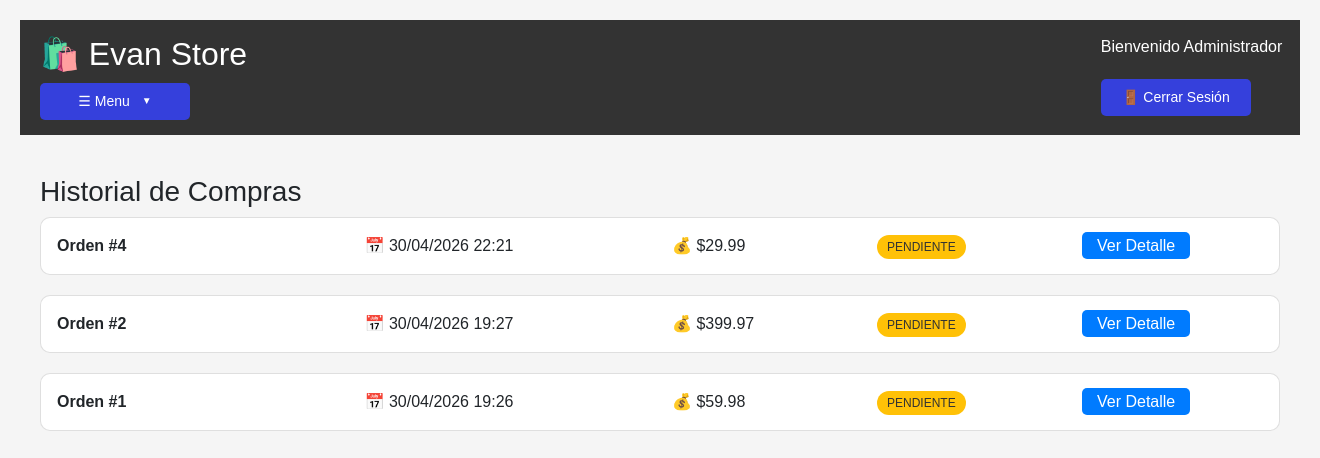
The page /mis-ordenes (signed in) on the database as committed earlier.
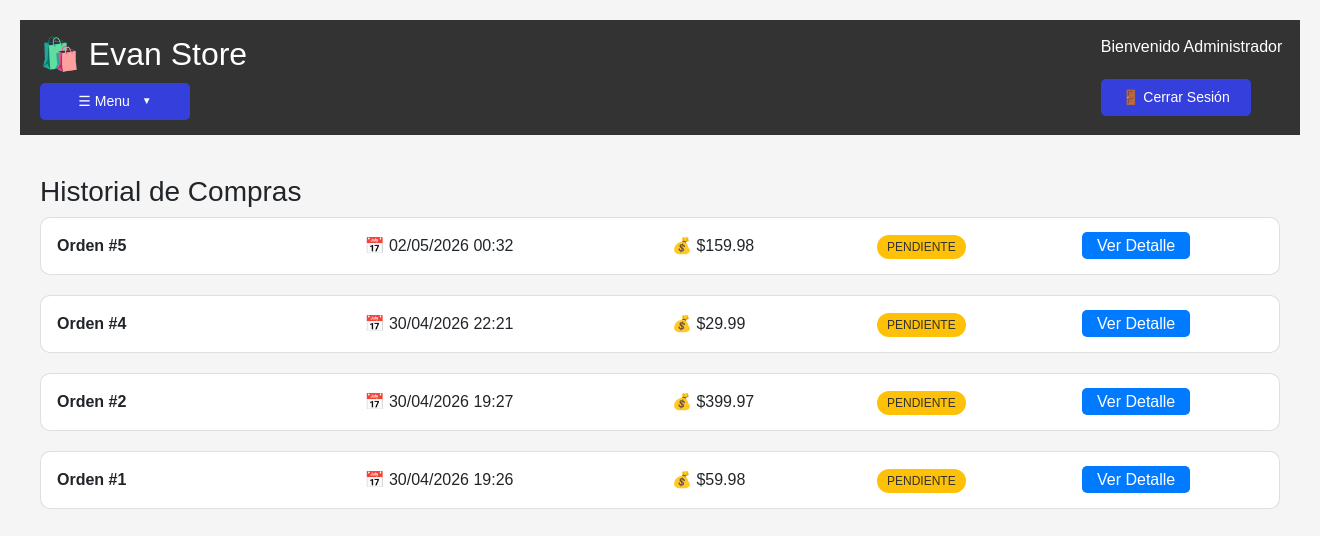
The same page on the database as committed later.
### models.py (models this page shows, shortened)
class Usuario(UserMixin, db.Model):
    id = db.Column(db.Integer, primary_key=True)
    nombre = db.Column(db.String(100), nullable=False)
    usuario = db.Column(db.String(80), unique=True, nullable=False)
    celular = db.Column(db.String(20), nullable=False)
    email = db.Column(db.String(120), unique=True, nullable=False)
    password_hash = db.Column(db.String(255), nullable=False)
    es_admin = db.Column(db.Boolean, default=False)
    fecha_registro = db.Column(db.DateTime, default=datetime.utcnow)

class Orden(db.Model):
    id = db.Column(db.Integer, primary_key=True)
    usuario_id = db.Column(db.Integer, db.ForeignKey('usuario.id'), nullable=False)
    fecha = db.Column(db.DateTime, default=datetime.utcnow)
    total = db.Column(db.Float, nullable=False)
    estado = db.Column(db.String(50), default='pendiente')  # pendiente, pagado, enviado, entregado
    usuario = db.relationship('Usuario', backref='ordenes')

### app.py (the view)
@app.route('/mis-ordenes')
@login_required
def mis_ordenes():
    ordenes = Orden.query.filter_by(usuario_id=current_user.id).order_by(Orden.fecha.desc()).all()
    return render_template('mis_ordenes.html', ordenes=ordenes)

### app.py (called while the page is built)
@login_manager.user_loader
def load_user(user_id):
    return Usuario.query.get(int(user_id))

### templates/mis_ordenes.html (shortened to what this page needs)
<!DOCTYPE html>
<html lang="es">
<head>
    <link href="https://cdn.jsdelivr.net/npm/bootstrap@5.1.3/dist/css/bootstrap.min.css" rel="stylesheet">
    <link rel="stylesheet" href="{{ url_for('static', filename='style.css') }}">
</head>
<body>
    {% include 'navbar.html' %}
    <div class="container">
        <h3>Historial de Compras</h3>
        {% if ordenes %}
            {% for orden in ordenes %}
            <div class="card">
                <div class="card-body">
                    <div class="row">
                        <div class="col-md-3">
                            <strong>Orden #{{ orden.id }}</strong>
                        </div>
                        <div class="col-md-3">
                            📅 {{ orden.fecha.strftime('%d/%m/%Y %H:%M') }}
                        </div>
                        <div class="col-md-2">
                            💰 ${{ "%.2f"|format(orden.total) }}
                        </div>
                        <div class="col-md-2">
                            <span class="estado-{{ orden.estado }}">{{ orden.estado|upper }}</span>
                        </div>
                        <div class="col-md-2">
                            <a href="{{ url_for('ver_orden', orden_id=orden.id) }}" class="btn-ver">Ver Detalle</a>
                        </div>
                    </div>
                </div>
            </div>
            {% endfor %}
        {% else %}
            <div class="alert alert-info">
                🛍️ No tienes órdenes de compra aún.
                <a href="{{ url_for('tienda') }}">¡Comienza a comprar!</a>
            </div>
        {% endif %}
    </div>
</body>
</html>

### templates/navbar.html (shortened to what this page needs)
<link rel="stylesheet" href="{{ url_for('static', filename='style.css') }}">
<div class="navbar">
    <div class="logo-area">
        <h2>🛍️ Evan Store</h2>
        <div class="dropdown" style="margin-top: 10px;">
            <button class="btn btn-warning btn-sm dropdown-toggle" type="button" data-bs-toggle="dropdown">
                ☰   Menu
            </button>
        </div>
    </div>
    <div class="user-area">
        <span>Bienvenido {{ current_user.nombre }}</span>
        <a href="{{ url_for('logout') }}" class="btn btn-danger btn-sm">🚪 Cerrar Sesión</a>
    </div>
</div>

### static/style.css (style rules this page uses)
.btn { background: #dc3545; color: white; padding: 5px 10px; text-decoration: none; border-radius: 4px; }
.navbar { background: #333;padding: 15px 20px;display: flex;justify-content: space-between;align-items: flex-start;flex-wrap: wrap; }
.logo-area h2 { color: white;margin: 0 0 10px 0; }
.user-area { text-align: right; }
.user-area span { display: block;color: white;margin-bottom: 5px; }
.dropdown { display: inline-block; }
.navbar { background: #333; padding: 15px 20px; display: flex; justify-content: space-between; align-items: flex-start; }
.logo-area h2 { color: white; margin: 0 0 10px 0; }
.user-area span { display: block; color: white; margin-bottom: 5px; }
.user-area .btn { margin-top: 5px; }
* { margin: 0; padding: 0; box-sizing: border-box; }
body { font-family: Arial, sans-serif; background: #f5f5f5; min-height: 100vh; }
.navbar { background: #333; color: white; padding: 15px 30px; display: flex; justify-content: space-between; align-items: center; flex-wrap: wrap; }
.navbar h2 { margin: 0; }
.navbar a { color: white; text-decoration: none; margin-left: 20px; }
.container { max-width: 1400px; margin: 40px auto; padding: 0 20px; }
.navbar { background: #333333; padding: 15px 20px; display: flex; justify-content: space-between; align-items: flex-start; flex-wrap: wrap; }
body { background: #f5f5f5; padding: 20px; }
.navbar { background: #333; color: white; padding: 15px; margin-bottom: 20px; display: flex; justify-content: space-between; align-items: center; }
.navbar a { color: white; text-decoration: none; margin-left: 15px; }
.card { border-radius: 10px; margin-bottom: 20px; }
.estado-pendiente { background: #ffc107; color: #333; padding: 5px 10px; border-radius: 20px; font-size: 12px; }
.btn-ver { background: #007bff; color: white; padding: 5px 15px; border-radius: 5px; text-decoration: none; }
.dropdown { position: relative !important; }
.dropdown-toggle::after { display: inline-block !important; margin-left: 8px !important; content: "▼" !important; font-size: 10px !important; border: none !important; }
.card { border-radius: 10px; }
.navbar { background: #333; padding: 15px 20px; position: relative; }
.dropdown { display: block; margin-top: 10px; }
body { font-family: Arial, sans-serif; margin: 0; padding: 20px; background: #f5f5f5; }
.navbar { background: #333; color: white; padding: 15px; margin-bottom: 20px; display: flex; justify-content: space-between; align-items: center; flex-wrap: wrap; gap: 10px; }
.navbar div { display: flex; align-items: center; gap: 10px; flex-wrap: wrap; }
.navbar a, .navbar .btn { display: inline-block; margin: 0; text-decoration: none; }
.navbar .btn { background: #3540dc; color: white; padding: 8px 15px; border-radius: 5px; border: none; cursor: pointer; font-size: 14px; max-width: 150px; }
.btn { background: #007bff; color: white; border: none; padding: 10px 15px; border-radius: 5px; cursor: pointer; width: 100%; margin-top: 10px; }
.navbar { display: block !important; text-align: left !important; }
.logo-area { display: block !important; width: 100% !important; text-align: left !important; }
.dropdown { display: block !important; text-align: left !important; margin-left: 0 !important; }
.user-area { position: absolute !important; top: 15px !important; right: -130px !important; text-align: right !important; }
.btn { padding: 8px 16px; border-radius: 5px; border: none; cursor: pointer; font-size: 14px; text-decoration: none; display: inline-block; }
.btn-warning { background: #ffc107; color: #333; }
.btn-danger { background: #dc3545; color: white; }
.btn-sm { padding: 5px 10px; font-size: 12px; }
.dropdown { position: relative; display: inline-block; }
.dropdown-toggle::after { display: inline-block; margin-left: 8px; content: "▼"; font-size: 10px; border: none; }

Rows that differ between the two databases and show on the page:
added Orden: id "5", fecha "02/05/2026 00:32", total "159.98", estado "PENDIENTE"
